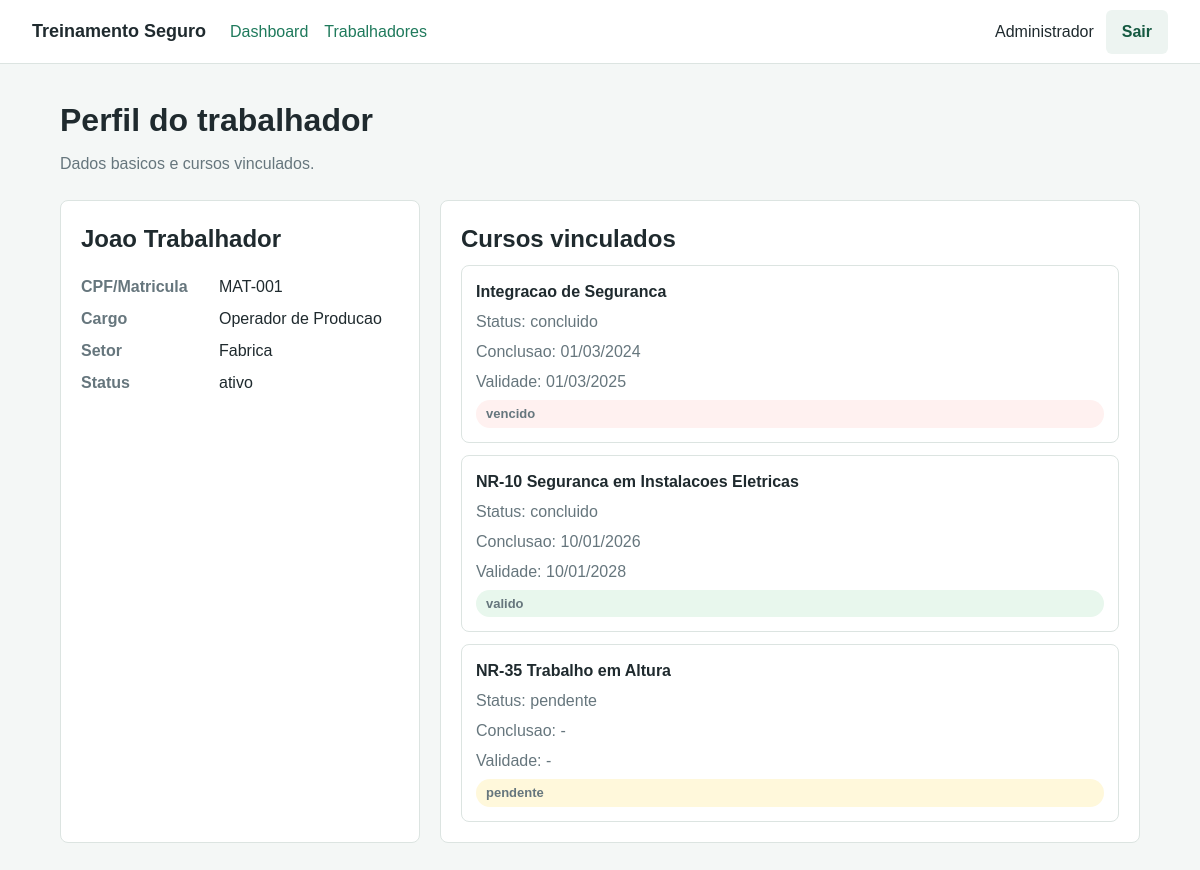
The app's page /admin/perfil_trabalhador.php?id=1 (signed in) with its own data.
### tables this page shows
CREATE TABLE trabalhadores (
    id INT AUTO_INCREMENT PRIMARY KEY,
    usuario_id INT NULL,
    nome VARCHAR(120) NOT NULL,
    documento VARCHAR(40) NOT NULL UNIQUE,
    cargo VARCHAR(100) NOT NULL,
    setor VARCHAR(100) NOT NULL,
    status VARCHAR(30) NOT NULL DEFAULT 'ativo',
    criado_em TIMESTAMP DEFAULT CURRENT_TIMESTAMP,
    CONSTRAINT fk_trabalhadores_usuarios
        FOREIGN KEY (usuario_id) REFERENCES usuarios(id)
        ON DELETE SET NULL
);

CREATE TABLE trabalhador_cursos (
    id INT AUTO_INCREMENT PRIMARY KEY,
    trabalhador_id INT NOT NULL,
    curso_id INT NOT NULL,
    status VARCHAR(30) NOT NULL DEFAULT 'pendente',
    data_conclusao DATE NULL,
    validade DATE NULL,
    CONSTRAINT fk_tc_trabalhadores
        FOREIGN KEY (trabalhador_id) REFERENCES trabalhadores(id)
        ON DELETE CASCADE,
    CONSTRAINT fk_tc_cursos
        FOREIGN KEY (curso_id) REFERENCES cursos(id)
        ON DELETE CASCADE
);

CREATE TABLE cursos (
    id INT AUTO_INCREMENT PRIMARY KEY,
    nome VARCHAR(140) NOT NULL,
    descricao TEXT NULL,
    carga_horaria INT NULL,
    validade_meses INT NULL,
    ativo TINYINT(1) NOT NULL DEFAULT 1
);

### includes/functions.php (called while the page is built, shortened)
<?php
function h(?string $value): string
{
    return htmlspecialchars($value ?? '', ENT_QUOTES, 'UTF-8');
}
function app_base_url(): string
{
    $script = str_replace('\\', '/', $_SERVER['SCRIPT_NAME'] ?? '');
    $firstSegment = explode('/', trim($script, '/'))[0] ?? '';
    return '';
}
function app_url(string $path = ''): string
{
    return rtrim(app_base_url(), '/') . '/' . ltrim($path, '/');
}
function current_user(): ?array
{
    return $_SESSION['usuario'] ?? null;
}
function format_date(?string $date): string
{
    if (!$date) {
        return '-';
    }
    return date('d/m/Y', strtotime($date));
}
function course_situation(?string $status, ?string $validUntil): string
{
    if ($status !== 'concluido') {
        return 'pendente';
    }
    if ($validUntil && strtotime($validUntil) < strtotime(date('Y-m-d'))) {
        return 'vencido';
    }
    return 'valido';
}

### admin/perfil_trabalhador.php (the view, shortened to what this page needs)
<?php
$id = (int) ($_GET['id'] ?? 0);
$trabalhador = null;
$cursos = [];
try {
    $pdo = getConnection();
    $stmt = $pdo->prepare('SELECT id, nome, documento, cargo, setor, status FROM trabalhadores WHERE id = :id');
    $stmt->execute(['id' => $id]);
    $trabalhador = $stmt->fetch();
    if ($trabalhador) {
        $stmt = $pdo->prepare(
            'SELECT c.nome, tc.status, tc.data_conclusao, tc.validade
             FROM trabalhador_cursos tc
             INNER JOIN cursos c ON c.id = tc.curso_id
             WHERE tc.trabalhador_id = :id
             ORDER BY c.nome'
        );
        $stmt->execute(['id' => $id]);
        $cursos = $stmt->fetchAll();
    }
} catch (Throwable $e) {
    $erroBanco = 'Nao foi possivel carregar o perfil.';
}
require __DIR__ . '/../includes/header.php';
require __DIR__ . '/../includes/navbar.php';
?>
<main class="container">
    <div class="page-title">
        <h1>Perfil do trabalhador</h1>
        <p>Dados basicos e cursos vinculados.</p>
    </div>
    <?php if (!empty($erroBanco)): ?>
        <div class="alert"><?= h($erroBanco) ?></div>
    <?php elseif (!$trabalhador): ?>
        <section class="panel"><p>Trabalhador nao encontrado.</p></section>
    <?php else: ?>
        <section class="profile-grid">
            <article class="panel">
                <h2><?= h($trabalhador['nome']) ?></h2>
                <dl class="details">
                    <dt>CPF/Matricula</dt><dd><?= h($trabalhador['documento']) ?></dd>
                    <dt>Cargo</dt><dd><?= h($trabalhador['cargo']) ?></dd>
                    <dt>Setor</dt><dd><?= h($trabalhador['setor']) ?></dd>
                    <dt>Status</dt><dd><?= h($trabalhador['status']) ?></dd>
                </dl>
            </article>
            <article class="panel">
                <h2>Cursos vinculados</h2>
                <div class="course-list">
                    <?php foreach ($cursos as $curso): ?>
                        <?php $situacao = course_situation($curso['status'], $curso['validade']); ?>
                        <div class="course-item">
                            <strong><?= h($curso['nome']) ?></strong>
                            <span>Status: <?= h($curso['status']) ?></span>
                            <span>Conclusao: <?= h(format_date($curso['data_conclusao'])) ?></span>
                            <span>Validade: <?= h(format_date($curso['validade'])) ?></span>
                            <span class="badge badge-<?= h($situacao) ?>"><?= h($situacao) ?></span>
                        </div>
                    <?php endforeach; ?>
                </div>
            </article>
        </section>
    <?php endif; ?>
</main>
<?php require __DIR__ . '/../includes/footer.php'; ?>

### includes/header.php (shortened to what this page needs)
<?php
require_once __DIR__ . '/functions.php';
?>
<!doctype html>
<html lang="pt-BR">
<head>
    <link rel="stylesheet" href="<?= h(app_url('assets/css/style.css')) ?>">
</head>
<body>

### includes/navbar.php
<?php
require_once __DIR__ . '/functions.php';
$usuario = current_user();
?>
<header class="topbar">
    <a class="brand" href="<?= h(app_url('index.php')) ?>">Treinamento Seguro</a>
    <?php if ($usuario): ?>
        <nav class="nav">
            <?php if ($usuario['nivel'] === 'admin'): ?>
                <a href="<?= h(app_url('admin/dashboard.php')) ?>">Dashboard</a>
                <a href="<?= h(app_url('admin/trabalhadores.php')) ?>">Trabalhadores</a>
            <?php else: ?>
                <a href="<?= h(app_url('trabalhador/dashboard.php')) ?>">Dashboard</a>
                <a href="<?= h(app_url('trabalhador/meus_cursos.php')) ?>">Meus cursos</a>
            <?php endif; ?>
        </nav>
        <div class="user-menu">
            <span><?= h($usuario['nome']) ?></span>
            <a class="button button-light" href="<?= h(app_url('auth/logout.php')) ?>">Sair</a>
        </div>
    <?php endif; ?>
</header>

### includes/footer.php (shortened to what this page needs)
</body>
</html>

### assets/css/style.css (style rules this page uses)
:root { --bg: #f4f7f6; --surface: #ffffff; --text: #1f2a2e; --muted: #66767d; --primary: #1f7a5c; --primary-dark: #155941; --border: #dce4e1; --danger: #b42318; --warning: #9a6700; --success: #1a7f37; }
* { box-sizing: border-box; }
body { margin: 0; background: var(--bg); color: var(--text); font-family: Arial, Helvetica, sans-serif; line-height: 1.5; }
a { color: var(--primary); text-decoration: none; }
.topbar { align-items: center; background: var(--surface); border-bottom: 1px solid var(--border); display: flex; gap: 24px; justify-content: space-between; min-height: 64px; padding: 0 32px; }
.brand { color: var(--text); font-size: 18px; font-weight: 700; }
.nav { display: flex; gap: 16px; margin-right: auto; }
.user-menu { align-items: center; display: flex; gap: 12px; }
.container { margin: 0 auto; max-width: 1120px; padding: 32px 20px; }
.page-title { margin-bottom: 24px; }
.page-title h1, .panel h2 { margin: 0 0 8px; }
.page-title p, .panel p { color: var(--muted); margin: 0; }
.login-card, .panel, .stat-card { background: var(--surface); border: 1px solid var(--border); border-radius: 8px; }
.button { background: var(--primary); border: 0; border-radius: 6px; color: #ffffff; cursor: pointer; display: inline-block; font: inherit; font-weight: 700; margin-top: 18px; padding: 10px 16px; }
.button-light { background: #edf4f1; color: var(--primary-dark); margin-top: 0; }
.panel { margin-bottom: 20px; padding: 20px; }
.badge { background: #edf4f1; border-radius: 999px; color: var(--primary-dark); display: inline-block; font-size: 13px; font-weight: 700; padding: 4px 10px; }
.badge-vencido { background: #fff1f0; color: var(--danger); }
.badge-pendente { background: #fff8db; color: var(--warning); }
.badge-valido { background: #e8f7ed; color: var(--success); }
.profile-grid { display: grid; gap: 20px; grid-template-columns: 360px 1fr; }
.details { display: grid; gap: 8px; grid-template-columns: 130px 1fr; margin: 18px 0 0; }
.details dt { color: var(--muted); font-weight: 700; }
.details dd { margin: 0; }
.course-list { display: grid; gap: 12px; }
.course-item { border: 1px solid var(--border); border-radius: 8px; display: grid; gap: 6px; padding: 14px; }
.course-item span { color: var(--muted); }

### records on screen
trabalhadores: nome "Joao Trabalhador", documento "MAT-001", cargo "Operador de Producao", setor "Fabrica", status "ativo"
trabalhador_cursos: curso.nome "Integracao de Seguranca", status "concluido", data_conclusao "01/03/2024", validade "01/03/2025", situacao "vencido"
trabalhador_cursos: curso.nome "NR-10 Seguranca em Instalacoes Eletricas", status "concluido", data_conclusao "10/01/2026", validade "10/01/2028", situacao "valido"
trabalhador_cursos: curso.nome "NR-35 Trabalho em Altura", status "pendente", data_conclusao "-", validade "-"

### other values on screen
$usuario['nome'] "Administrador"
